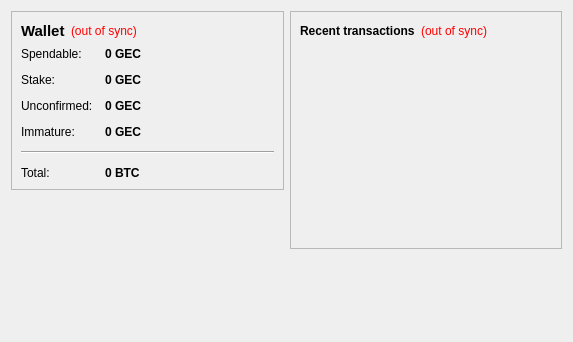
<?xml version="1.0" encoding="UTF-8"?>
<ui version="4.0">
 <class>OverviewPage</class>
 <widget class="QWidget" name="OverviewPage">
  <property name="geometry">
   <rect>
    <x>0</x>
    <y>0</y>
    <width>573</width>
    <height>342</height>
   </rect>
  </property>
  <property name="windowTitle">
   <string>Form</string>
  </property>
  <layout class="QHBoxLayout" name="horizontalLayout" stretch="1,1">
   <item>
    <layout class="QVBoxLayout" name="verticalLayout_2">
     <item>
      <widget class="QFrame" name="frame">
       <property name="frameShape">
        <enum>QFrame::StyledPanel</enum>
       </property>
       <property name="frameShadow">
        <enum>QFrame::Raised</enum>
       </property>
       <layout class="QVBoxLayout" name="verticalLayout_4">
        <item>
         <layout class="QHBoxLayout" name="horizontalLayout_4">
          <item>
           <widget class="QLabel" name="label_5">
            <property name="font">
             <font>
              <pointsize>11</pointsize>
              <weight>75</weight>
              <bold>true</bold>
             </font>
            </property>
            <property name="text">
             <string>Wallet</string>
            </property>
           </widget>
          </item>
          <item>
           <widget class="QLabel" name="labelWalletStatus">
            <property name="toolTip">
             <string>The displayed information may be out of date. Your wallet automatically synchronizes with the GameCrypto network after a connection is established, but this process has not completed yet.</string>
            </property>
            <property name="styleSheet">
             <string notr="true">QLabel { color: red; }</string>
            </property>
            <property name="text">
             <string notr="true">(out of sync)</string>
            </property>
            <property name="alignment">
             <set>Qt::AlignLeading|Qt::AlignLeft|Qt::AlignVCenter</set>
            </property>
           </widget>
          </item>
          <item>
           <spacer name="horizontalSpacer_2">
            <property name="orientation">
             <enum>Qt::Horizontal</enum>
            </property>
            <property name="sizeHint" stdset="0">
             <size>
              <width>40</width>
              <height>20</height>
             </size>
            </property>
           </spacer>
          </item>
         </layout>
        </item>
        <item>
         <layout class="QFormLayout" name="formLayout_2">
          <property name="fieldGrowthPolicy">
           <enum>QFormLayout::AllNonFixedFieldsGrow</enum>
          </property>
          <property name="horizontalSpacing">
           <number>12</number>
          </property>
          <property name="verticalSpacing">
           <number>12</number>
          </property>
          <item row="0" column="0">
           <widget class="QLabel" name="label">
            <property name="text">
             <string>Spendable:</string>
            </property>
           </widget>
          </item>
          <item row="0" column="1">
           <widget class="QLabel" name="labelBalance">
            <property name="font">
             <font>
              <weight>75</weight>
              <bold>true</bold>
             </font>
            </property>
            <property name="cursor">
             <cursorShape>IBeamCursor</cursorShape>
            </property>
            <property name="toolTip">
             <string>Your current spendable balance</string>
            </property>
            <property name="text">
             <string notr="true">0 GEC</string>
            </property>
            <property name="textInteractionFlags">
             <set>Qt::LinksAccessibleByMouse|Qt::TextSelectableByKeyboard|Qt::TextSelectableByMouse</set>
            </property>
           </widget>
          </item>
          <item row="1" column="0">
           <widget class="QLabel" name="label_6">
            <property name="text">
             <string>Stake:</string>
            </property>
           </widget>
          </item>
          <item row="1" column="1">
           <widget class="QLabel" name="labelStake">
            <property name="font">
             <font>
              <weight>75</weight>
              <bold>true</bold>
             </font>
            </property>
            <property name="cursor">
             <cursorShape>IBeamCursor</cursorShape>
            </property>
            <property name="toolTip">
             <string>Total of coins that was staked, and do not yet count toward the current balance</string>
            </property>
            <property name="text">
             <string notr="true">0 GEC</string>
            </property>
            <property name="textInteractionFlags">
             <set>Qt::LinksAccessibleByMouse|Qt::TextSelectableByKeyboard|Qt::TextSelectableByMouse</set>
            </property>
           </widget>
          </item>
          <item row="2" column="0">
           <widget class="QLabel" name="label_3">
            <property name="text">
             <string>Unconfirmed:</string>
            </property>
           </widget>
          </item>
          <item row="2" column="1">
           <widget class="QLabel" name="labelUnconfirmed">
            <property name="font">
             <font>
              <weight>75</weight>
              <bold>true</bold>
             </font>
            </property>
            <property name="cursor">
             <cursorShape>IBeamCursor</cursorShape>
            </property>
            <property name="toolTip">
             <string>Total of transactions that have yet to be confirmed, and do not yet count toward the current balance</string>
            </property>
            <property name="text">
             <string notr="true">0 GEC</string>
            </property>
            <property name="textInteractionFlags">
             <set>Qt::LinksAccessibleByMouse|Qt::TextSelectableByKeyboard|Qt::TextSelectableByMouse</set>
            </property>
           </widget>
          </item>
          <item row="3" column="0">
           <widget class="QLabel" name="labelImmatureText">
            <property name="text">
             <string>Immature:</string>
            </property>
           </widget>
          </item>
          <item row="3" column="1">
           <widget class="QLabel" name="labelImmature">
            <property name="font">
             <font>
              <weight>75</weight>
              <bold>true</bold>
             </font>
            </property>
            <property name="toolTip">
             <string>Mined balance that has not yet matured</string>
            </property>
            <property name="text">
             <string notr="true">0 GEC</string>
            </property>
            <property name="textInteractionFlags">
             <set>Qt::LinksAccessibleByMouse|Qt::TextSelectableByKeyboard|Qt::TextSelectableByMouse</set>
            </property>
           </widget>
          </item>
          <item row="4" column="0" colspan="2">
           <widget class="Line" name="line">
            <property name="orientation">
             <enum>Qt::Horizontal</enum>
            </property>
           </widget>
          </item>
          <item row="5" column="0">
           <widget class="QLabel" name="labelTotalText">
            <property name="text">
             <string>Total:</string>
            </property>
           </widget>
          </item>
          <item row="5" column="1">
           <widget class="QLabel" name="labelTotal">
            <property name="font">
             <font>
              <weight>75</weight>
              <bold>true</bold>
             </font>
            </property>
            <property name="cursor">
             <cursorShape>IBeamCursor</cursorShape>
            </property>
            <property name="toolTip">
             <string>Your current total balance</string>
            </property>
            <property name="text">
             <string notr="true">0 BTC</string>
            </property>
            <property name="textInteractionFlags">
             <set>Qt::LinksAccessibleByMouse|Qt::TextSelectableByKeyboard|Qt::TextSelectableByMouse</set>
            </property>
           </widget>
          </item>
         </layout>
        </item>
       </layout>
      </widget>
     </item>
     <item>
      <spacer name="verticalSpacer">
       <property name="orientation">
        <enum>Qt::Vertical</enum>
       </property>
       <property name="sizeHint" stdset="0">
        <size>
         <width>20</width>
         <height>40</height>
        </size>
       </property>
      </spacer>
     </item>
     <item>
      <widget class="QLabel" name="label_6">
       <property name="text">
        <string/>
       </property>
      </widget>
     </item>
    </layout>
   </item>
   <item>
    <layout class="QVBoxLayout" name="verticalLayout_3">
     <item>
      <widget class="QFrame" name="frame_2">
       <property name="frameShape">
        <enum>QFrame::StyledPanel</enum>
       </property>
       <property name="frameShadow">
        <enum>QFrame::Raised</enum>
       </property>
       <layout class="QVBoxLayout" name="verticalLayout">
        <item>
         <layout class="QHBoxLayout" name="horizontalLayout_2">
          <item>
           <widget class="QLabel" name="label_4">
            <property name="text">
             <string>&lt;b&gt;Recent transactions&lt;/b&gt;</string>
            </property>
           </widget>
          </item>
          <item>
           <widget class="QLabel" name="labelTransactionsStatus">
            <property name="toolTip">
             <string>The displayed information may be out of date. Your wallet automatically synchronizes with the GameCrypto network after a connection is established, but this process has not completed yet.</string>
            </property>
            <property name="styleSheet">
             <string notr="true">QLabel { color: red; }</string>
            </property>
            <property name="text">
             <string notr="true">(out of sync)</string>
            </property>
            <property name="alignment">
             <set>Qt::AlignRight|Qt::AlignTrailing|Qt::AlignVCenter</set>
            </property>
           </widget>
          </item>
          <item>
           <spacer name="horizontalSpacer">
            <property name="orientation">
             <enum>Qt::Horizontal</enum>
            </property>
            <property name="sizeHint" stdset="0">
             <size>
              <width>40</width>
              <height>20</height>
             </size>
            </property>
           </spacer>
          </item>
         </layout>
        </item>
        <item>
         <widget class="QListView" name="listTransactions">
          <property name="styleSheet">
           <string notr="true">QListView { background: transparent; }</string>
          </property>
          <property name="frameShape">
           <enum>QFrame::NoFrame</enum>
          </property>
          <property name="verticalScrollBarPolicy">
           <enum>Qt::ScrollBarAlwaysOff</enum>
          </property>
          <property name="horizontalScrollBarPolicy">
           <enum>Qt::ScrollBarAlwaysOff</enum>
          </property>
          <property name="selectionMode">
           <enum>QAbstractItemView::NoSelection</enum>
          </property>
         </widget>
        </item>
       </layout>
      </widget>
     </item>
     <item>
      <spacer name="verticalSpacer_2">
       <property name="orientation">
        <enum>Qt::Vertical</enum>
       </property>
       <property name="sizeHint" stdset="0">
        <size>
         <width>20</width>
         <height>40</height>
        </size>
       </property>
      </spacer>
     </item>
    </layout>
   </item>
  </layout>
 </widget>
 <resources/>
 <connections/>
</ui>
